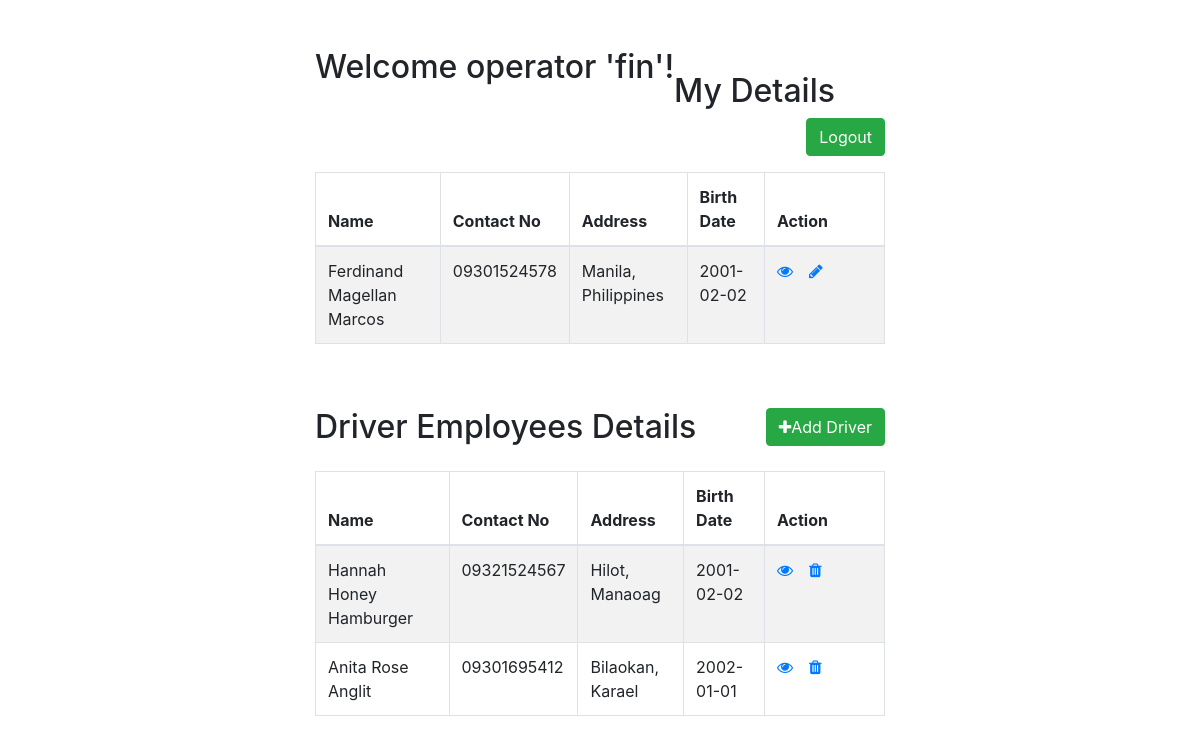
Page /ope_dashboard.php (signed in) on the committed database.
### tables this page shows
CREATE TABLE `operators` (
  `email_add` varchar(100) NOT NULL,
  `ope_username` varchar(100) NOT NULL,
  `password` varchar(100) NOT NULL,
  `fname` varchar(100) DEFAULT NULL,
  `mname` varchar(100) DEFAULT NULL,
  `lname` varchar(100) DEFAULT NULL,
  `contactno` varchar(11) NOT NULL,
  `address` varchar(100) DEFAULT NULL,
  `bday` date DEFAULT NULL
);

CREATE TABLE `drivers` (
  `email_add` varchar(100) NOT NULL,
  `dri_username` varchar(100) NOT NULL,
  `password` varchar(100) DEFAULT NULL,
  `fname` varchar(100) DEFAULT NULL,
  `mname` varchar(100) DEFAULT NULL,
  `lname` varchar(100) DEFAULT NULL,
  `contactno` varchar(11) NOT NULL,
  `address` varchar(100) DEFAULT NULL,
  `bday` date DEFAULT NULL,
  `ope_email` varchar(100) DEFAULT NULL
);

### ope_dashboard.php (the view, shortened to what this page needs)
<?php
 $userSession = $_SESSION['ope_username'];
?>
<!DOCTYPE html>
<html lang="en">
<head>
    <link rel="stylesheet" href="https://stackpath.bootstrapcdn.com/bootstrap/4.5.2/css/bootstrap.min.css">
    <link rel="stylesheet" href="https://maxcdn.bootstrapcdn.com/font-awesome/4.7.0/css/font-awesome.min.css">
</head>
<body>
    <div class="wrapper">
        <div class="container-fluid">
            <div class="row">
                <div class="col-md-12">
                    <div class="mt-5 mb-3 clearfix">
                        <h2 class="pull-left">Welcome operator '<?php echo $userSession?>'!</h2><br>
                        <h2 class="pull-left">My Details</h2>
                        <a href="logout.php" class="btn btn-success pull-right">Logout</a>
                    </div>
                    <?php
                    require "connect.php";
                    $sql = "SELECT * FROM operators WHERE ope_username = '$userSession'";
                    if($result = mysqli_query($link, $sql)){
                        if(mysqli_num_rows($result) > 0){
                            echo '<table class="table table-bordered table-striped">';
                                echo "<thead>";
                                    echo "<tr>";
                                        echo "<th>Name</th>";
                                        echo "<th>Contact No</th>";
                                        echo "<th>Address</th>";
                                        echo "<th>Birth Date</th>";
                                        echo "<th>Action</th>";
                                    echo "</tr>";
                                echo "</thead>";
                                echo "<tbody>";
                                while($row = mysqli_fetch_array($result)){
                                    echo "<tr>";
                                     echo "<td>" . $row['fname'] . " " . $row['mname'] . " " . $row['lname'] . "</td>";
                                      echo "<td>" . $row['contactno'] . "</td>";
                                      echo "<td>" . $row['address'] . "</td>";
                                      echo "<td>" . $row['bday'] . "</td>";
                                       echo "<td>";
                                            echo '<a href="ope_read_self.php' . '" class="mr-3" title="View Credentials" data-toggle="tooltip"><span class="fa fa-eye"></span></a>';
                                            echo '<a href="ope_modify_self.php' . '" class="mr-3" title="Update Record" data-toggle="tooltip"><span class="fa fa-pencil"></span></a>';
                                          echo "</td>";
                                    echo "</tr>";
                                }
                                echo "</tbody>";
                            echo "</table>";
                        } else{
                            echo '<div class="alert alert-danger"><em>No records were found.</em></div>';
                        }
                    } else{
                        echo "Oops! Something went wrong. Please try again later.";
                    }
                    ?>
                </div>
            </div>
        </div>
        <div class="container-fluid">
            <div class="row">
                <div class="col-md-12">
                    <div class="mt-5 mb-3 clearfix">
                        <h2 class="pull-left">Driver Employees Details</h2>
                        <a href="ope_create_driver.php" class="btn btn-success pull-right"><i class="fa fa-plus"></i>Add Driver</a>
                    </div>
                    <?php
                    $getOpeEmail = "SELECT email_add FROM operators WHERE ope_username = '$userSession'";
                    if($getEmailRes = mysqli_query($link, $getOpeEmail)){
                        if(mysqli_num_rows($getEmailRes) > 0){
                            $getRowEmail = mysqli_fetch_array($getEmailRes);
                            $addEmail = $getRowEmail['email_add'];
                        }
                    }
                    $sql = "SELECT * FROM drivers WHERE ope_email = '$addEmail'";
                    if($result = mysqli_query($link, $sql)){
                        if(mysqli_num_rows($result) > 0){
                            echo '<table class="table table-bordered table-striped">';
                                echo "<thead>";
                                    echo "<tr>";
                                       echo "<th>Name</th>";
                                        echo "<th>Contact No</th>";
                                        echo "<th>Address</th>";
                                        echo "<th>Birth Date</th>";
                                       echo "<th>Action</th>";
                                    echo "</tr>";
                                echo "</thead>";
                                echo "<tbody>";
                                while($row = mysqli_fetch_array($result)){
                                    echo "<tr>";
                                      echo "<td>" . $row['fname'] . " " . $row['mname'] . " " . $row['lname'] . "</td>";
                                        echo "<td>" . $row['contactno'] . "</td>";
                                        echo "<td>" . $row['address'] . "</td>";
                                        echo "<td>" . $row['bday'] . "</td>";
                                      echo "<td>";
                                            echo '<a href="ope_read.php?dri_username='. $row['dri_username'] .'" class="mr-3" title="View Credentials" data-toggle="tooltip"><span class="fa fa-eye"></span></a>';
                                            echo '<a href="ope_delete.php?ope_email='. $row['ope_email'] .'" title="Delete Record" data-toggle="tooltip"><span class="fa fa-trash"></span></a>';
                                        echo "</td>";
                                    echo "</tr>";
                                }
                                echo "</tbody>";
                            echo "</table>";
                        } else{
                            echo '<div class="alert alert-danger"><em>No records were found.</em></div>';
                        }
                    } else{
                        echo "Oops! Something went wrong. Please try again later.";
                    }
                    ?>
                </div>
            </div>
        </div>
    </div>
</body>
</html>

### ope_dashboard.php (style rules this page uses)
.wrapper { width: 600px; margin: 0 auto; }
table tr td:last-child { width: 120px; }

### rows in the picture
operators: fname "Ferdinand", mname "Magellan", lname "Marcos", contactno "09301524578", address "Manila, Philippines", bday "2001-02-02"
drivers: fname "Hannah", mname "Honey", lname "Hamburger", contactno "09321524567", address "Hilot, Manaoag", bday "2001-02-02"
drivers: fname "Anita", mname "Rose", lname "Anglit", contactno "09301695412", address "Bilaokan, Karael", bday "2002-01-01"

### other values in the picture
$userSession "fin"
